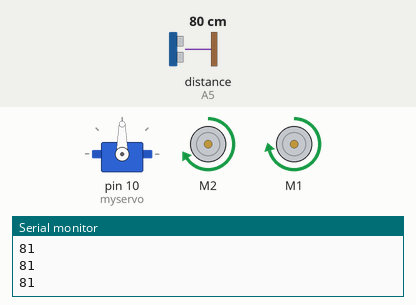
Recording of a sketch running on a simulated Arduino Uno, built with avr-gcc and run on an emulated ATmega328P. Parts: servo, 2 × DC motor (green arrow = forward, orange = backward, longer = faster), the last lines printed to the serial monitor. Inputs (shaded band) come from the test bench; at power-on: distance to the obstacle (sensor on A5) 80 cm. The echo pulse lasts 58.3 µs per cm.

Above: at 3.9 s.
4.0 s: distance to the obstacle (sensor on A5) set to 17 cm
5.5 s: distance to the obstacle (sensor on A5) set to 14 cm
At 7.2 s:
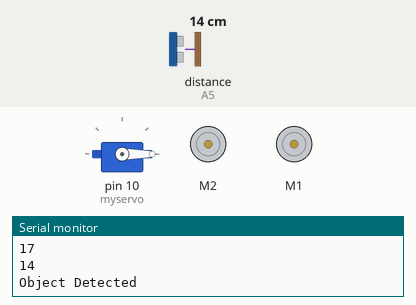
8.5 s: distance to the obstacle (sensor on A5) set to 18 cm
At 8.5 s:
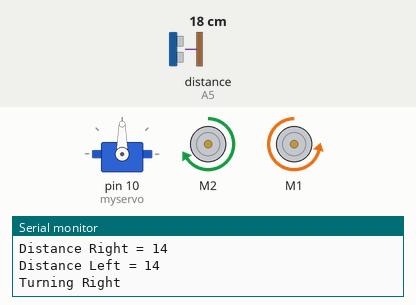
11.0 s: distance to the obstacle (sensor on A5) set to 2 cm
At 13.6 s:
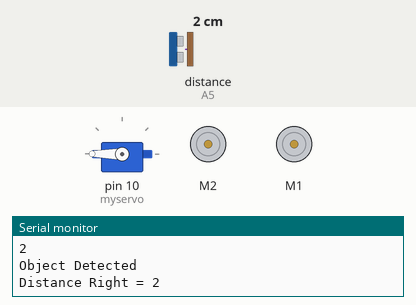
14.0 s: distance to the obstacle (sensor on A5) set to 35 cm
At 14.63 s:
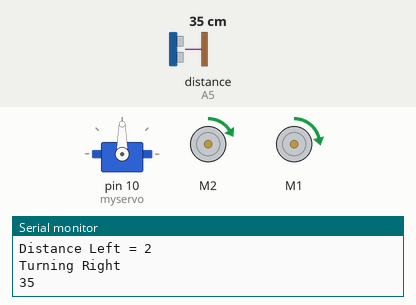
Timing chart, 0 to 17.0 s (numbered marks = the images above; inputs shaded):
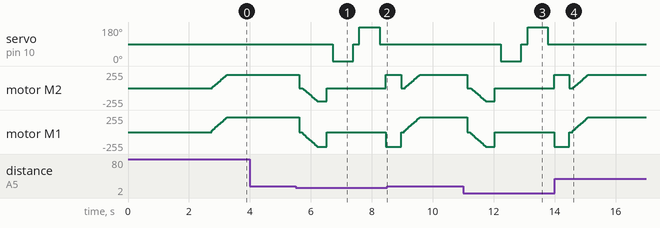

Measured:
- the behaviour switches between 16 and 15 cm on distance to the obstacle (sensor on A5) (found by bisection; images 0 and 1)
- after the input at 5.5 s, servo on pin 10 (myservo): 90° → 0° after 1.2 s, → 90° 0.67 s later, → 180° 0.20 s later, → 90° 0.67 s later
- after the input at 8.5 s, servo on pin 10 (myservo): stays 90° (without the input it goes to 0° after 1.7 s)
- after the input at 11.0 s, servo on pin 10 (myservo): 90° → 0° after 1.2 s, → 90° 0.67 s later, → 180° 0.20 s later, → 90° 0.67 s later
- after the input at 14.0 s, servo on pin 10 (myservo): stays 90° (without the input it goes to 0° after 1.7 s)

The sketch:

sketch.ino
```cpp
   ////////////////////////////////////////////////////////
  //          Arduino Obstacle Avoiding Robot v2.0      //
 //            By Aarav Garg - 2021                    //
////////////////////////////////////////////////////////

//including the libraries
#include <AFMotor.h>
#include <NewPing.h>
#include <Servo.h>

//defining pins and variables
#define TRIG_PIN A4
#define ECHO_PIN A5
#define MAX_DISTANCE 200
#define MAX_SPEED 200 // sets speed of DC  motors
#define MAX_SPEED_OFFSET 20

#define turn_amount 500

//defining motors,servo,sensor
NewPing sonar(TRIG_PIN, ECHO_PIN, MAX_DISTANCE);
AF_DCMotor motor1(2, MOTOR12_8KHZ);
AF_DCMotor motor2(1, MOTOR12_8KHZ);
Servo myservo;

//defining global variables
boolean goesForward=false;
int distance = 100;
int speedSet = 0;

void setup() {
  Serial.begin(9600);
  myservo.attach(10);
  myservo.write(90);
  delay(2000);
  distance = readPing();
  delay(100);
  distance = readPing();
  delay(100);
  distance = readPing();
  delay(100);
  distance = readPing();
  delay(100);
}

void loop() {
 int distanceR = 0;
 int distanceL =  0;
 delay(40);
 Serial.println(distance);

 if(distance<=15)
 {
  Serial.println("Object Detected");
  moveStop();
  delay(100);
  moveBackward();
  delay(300);
  moveStop();
  delay(200);
  distanceR = lookRight();
  Serial.print("Distance Right = ");
  Serial.println(distanceR);
  delay(200);
  distanceL = lookLeft();
  Serial.print("Distance Left = ");
  Serial.println(distanceL);
  delay(200);

  if(distanceR>=distanceL)
  {
    turnRight();
    moveStop();
  }
  else
  {
    turnLeft();
    moveStop();
  }
 }
 else
 {
  moveForward();
 }

 //reseting the variable after the operations
 distance = readPing();
}

int lookRight()
{
    myservo.write(0);
    delay(500);
    int distance = readPing();
    delay(100);
    myservo.write(90);
    return distance;
}

int lookLeft()
{
    myservo.write(180);
    delay(500);
    int distance = readPing();
    delay(100);
    myservo.write(90);
    return distance;
    delay(100);
}

int readPing() {
  delay(70);
  int cm = sonar.ping_cm();
  if(cm==0)
  {
    cm = 250;
  }
  return cm;
}

void moveStop() {
  motor1.run(RELEASE);
  motor2.run(RELEASE);
  }

void moveForward() {

 if(!goesForward)
  {
    goesForward=true;
    motor1.run(FORWARD);
    motor2.run(FORWARD);
   for (speedSet = 0; speedSet < MAX_SPEED; speedSet +=2) // slowly bring the speed up to avoid loading down the batteries too quickly
   {
    motor1.setSpeed(speedSet);
    motor2.setSpeed(speedSet+MAX_SPEED_OFFSET);
    delay(5);
   }
  }
}

void moveBackward() {
    goesForward=false;
    motor1.run(BACKWARD);
    motor2.run(BACKWARD);
  for (speedSet = 0; speedSet < MAX_SPEED; speedSet +=2) // slowly bring the speed up to avoid loading down the batteries too quickly
  {
    motor1.setSpeed(speedSet);
    motor2.setSpeed(speedSet+MAX_SPEED_OFFSET);
    delay(5);
  }
}

void turnRight() {
  Serial.println("Turning Right");
  motor1.run(FORWARD);
  motor2.run(BACKWARD);
  delay(turn_amount);
  motor1.run(FORWARD);
  motor2.run(FORWARD);
}

void turnLeft() {
  Serial.println("Turning Left");
  motor1.run(BACKWARD);
  motor2.run(FORWARD);
  delay(turn_amount);
  motor1.run(FORWARD);
  motor2.run(FORWARD);
}  
```
